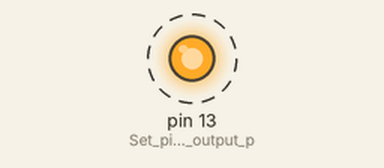
Recording of a sketch running on a simulated Arduino Leonardo, built with avr-gcc and run on an emulated ATmega32U4. On the bench: output pins drawn as LEDs (lit = HIGH). Dashed ring = blinking.

Above: at 3.07 s.
Timing chart, 0 to 6.0 s (numbered marks = the images above):
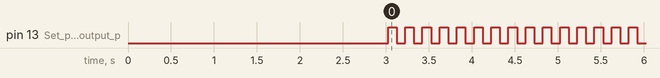

Measured:
- by itself, pin 13 (Set_pin_13_as_an_output_p): alternates HIGH for 0.10 s and LOW for 0.10 s

The sketch:

crackrat.ino
```cpp
#define HID_CUSTOM_LAYOUT  //  ╗
                           //  ╠═══ These two lines can be omitted to obtain the default US layout.
#define LAYOUT_GERMAN      //  ╝    Alternatively, this can be adjusted to your preferred keyboard layout.
#include <HID-Project.h>

// Default is 1.0. You can adjust this value depending on how fast your targets computer is.
float speed = 1.0;


void Payload() { // Setup your payload here.

  /* Write your payload right here.
   *  For example: StartProcess("powershell", true);
   *  This fires up an administrator powershell window.
   */

  Keyboard.print("Hello World!");

}

void setup() {
  pinMode(13, OUTPUT);                          // Set pin 13 as an output pin
  max_delay();                                  // wait for computer to recognize Keyboard
  Payload();                                    // Execute payload after initialization is finished
}

void loop() { // Once the payload is completed, the LED will continuously blink.
  digitalWrite(13, HIGH);
  delay(100);
  digitalWrite(13, LOW);
  delay(100);
}

void execute(char process[],bool uac){
  execute_run_prompt();
  normal_delay();
  Keyboard.print(process);
  if(uac){
    ctrl_shift_enter();
    big_delay();
    uac_yes();
  } else {
    enter();
  }
}


void execute_run_prompt() {
  Keyboard.releaseAll();
  Keyboard.press(KEY_LEFT_GUI);
  Keyboard.press('r');
  Keyboard.releaseAll();
}

void ctrl_shift_enter() {
  Keyboard.releaseAll();
  Keyboard.press(KEY_LEFT_CTRL);
  Keyboard.press(KEY_LEFT_SHIFT);
  Keyboard.press(KEY_RETURN);
  Keyboard.releaseAll();
}

void enter() {
  Keyboard.releaseAll();
  Keyboard.press(KEY_RETURN);
  Keyboard.release(KEY_RETURN);
}

void close_window() {
  Keyboard.releaseAll();
  Keyboard.press(KEY_LEFT_ALT);
  Keyboard.press(KEY_F4);
  Keyboard.releaseAll();
}

void save_file() {
  Keyboard.releaseAll();
  Keyboard.press(KEY_LEFT_CTRL);
  Keyboard.press('s');
  Keyboard.release('s');
  Keyboard.release(KEY_LEFT_CTRL);
}

void uac_yes() {
  Keyboard.releaseAll();
  Keyboard.press(KEY_LEFT_ARROW);
  Keyboard.release(KEY_LEFT_ARROW);
  Keyboard.press(KEY_RETURN);
  Keyboard.release(KEY_RETURN);
}

void drop_hint(char text[], char filename[]) {
  Keyboard.releaseAll();
  execute("notepad", false);
  normal_delay();
  Keyboard.print(text);
  save_file();
  normal_delay();
  Keyboard.print(filename);
  enter();
  normal_delay();
  close_window();
}

void min_delay() {
  delay(500 / speed);
}

void normal_delay() {
  delay(1000 / speed);
}

void big_delay() {
  delay(1500 / speed);
}

void max_delay() {
  delay(3000 / speed);
}
```
